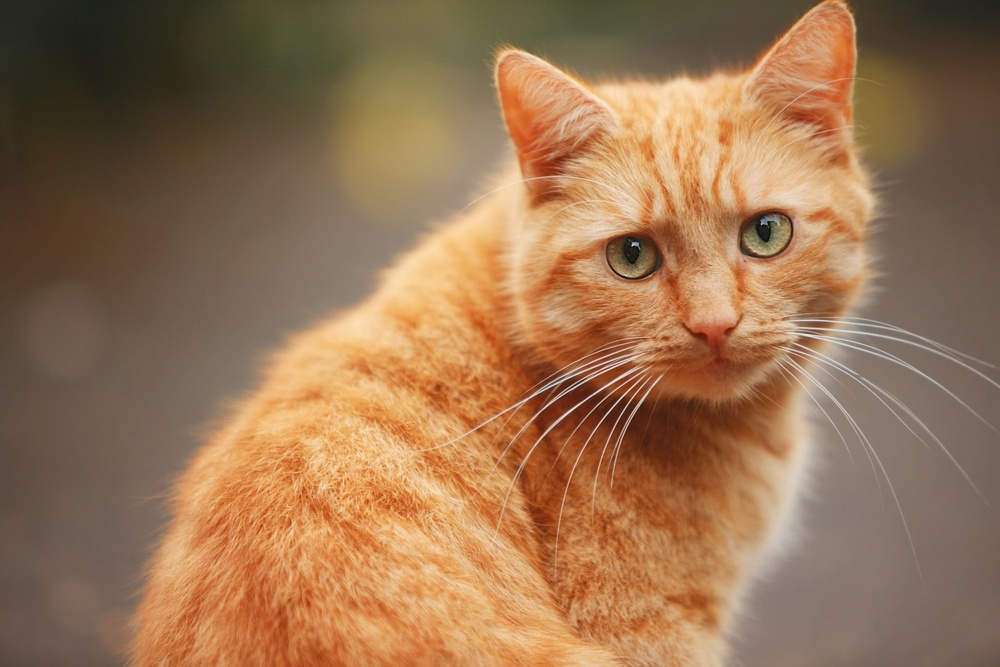
#> input picture binarization_contour/src_image.jpeg, 1000 x 667 px, shrunk from 2820 x 1880 before the run
$ jupyter execute main.ipynb
#> lines starting #> are read from the running program, lines starting #| are printed output that depends on the picture; after the words box and inside, x2 and y2 are one past the last pixel; in counts of white or black regions, pixels touching at a corner belong together
[cell 1]
# задание:
# найти контуры на бинаризированном изображении

[cell 2]
import cv2

src_image = cv2.imread('src_image.jpeg')
#> src_image is the input picture: shape (667, 1000, 3); mean B, G, R 82.7, 115.2, 152.1
src_image = cv2.cvtColor(src_image, cv2.COLOR_BGR2GRAY)
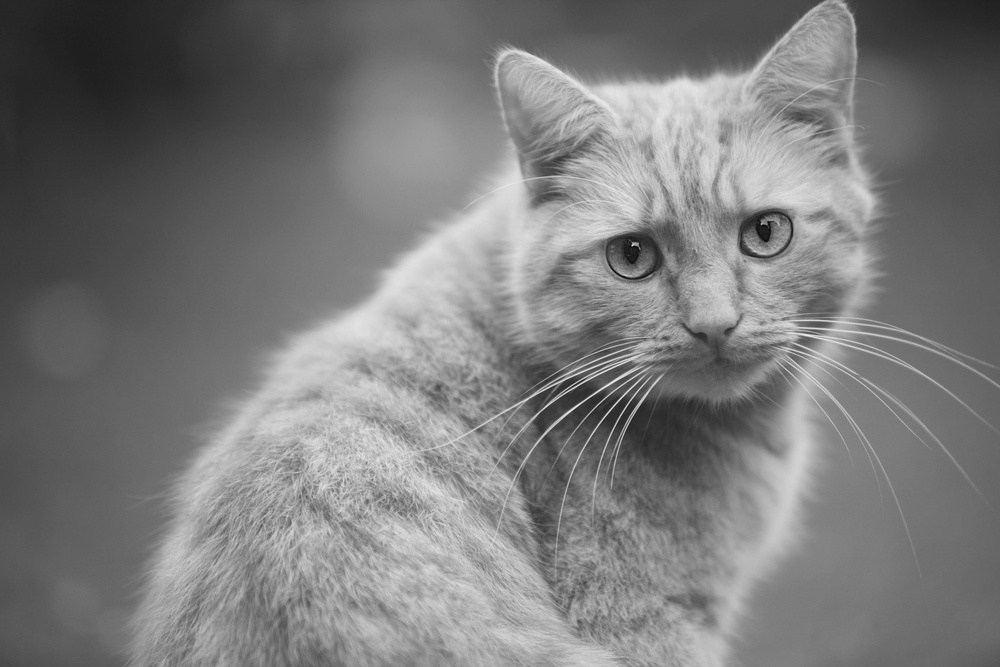
#> src_image: shape (667, 1000); min 6, max 240, mean 122.6

threshold_1 = 127
threshold_2 = 255

_, bin_image = cv2.threshold(src_image, threshold_1, threshold_2, cv2.THRESH_BINARY)
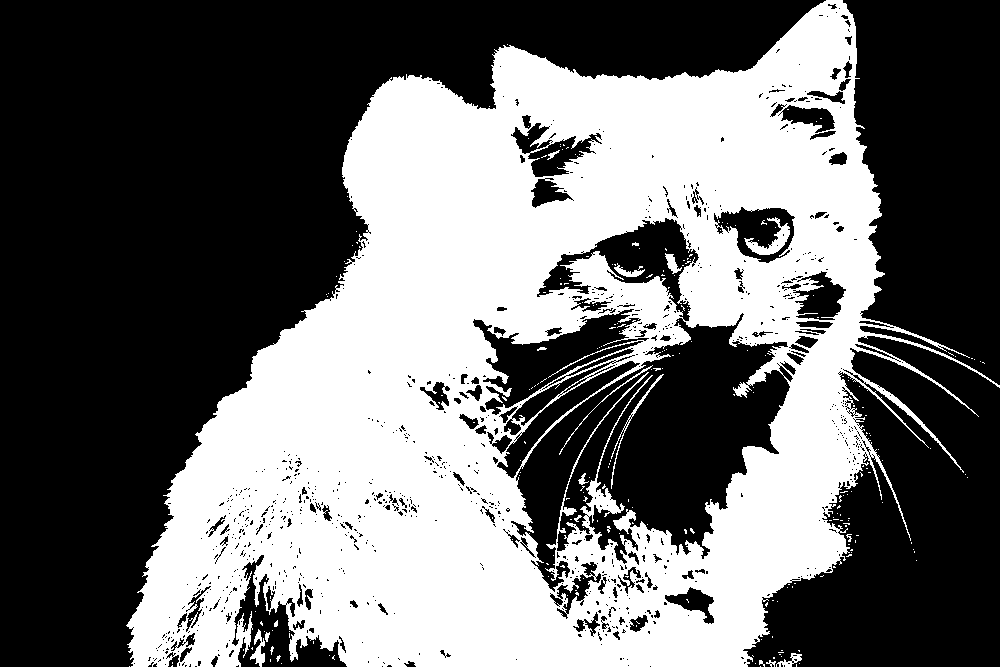
#> bin_image: shape (667, 1000); 42.4% white; 248 white regions (230 under 20 px)

contours, _ = cv2.findContours(bin_image, cv2.RETR_EXTERNAL, cv2.CHAIN_APPROX_SIMPLE)
#> contours = 112 contours, 108 with area under 20; largest, box (x1, y1, x2, y2) and area: (126, 0, 1000, 667) 350132, (250, 629, 265, 667) 192, (776, 653, 802, 667) 122, (265, 632, 270, 642) 21

result_image = cv2.cvtColor(bin_image, cv2.COLOR_GRAY2BGR)
#> result_image: shape (667, 1000, 3); 42.4% white; 248 white regions (230 under 20 px), largest, box (x1, y1, x2, y2) and area: (126, 0, 1000, 667) 280224, (744, 217, 790, 255) 578, (611, 374, 664, 489) 289
result_image = cv2.drawContours(result_image, contours, -1, (0, 255, 0), 2)
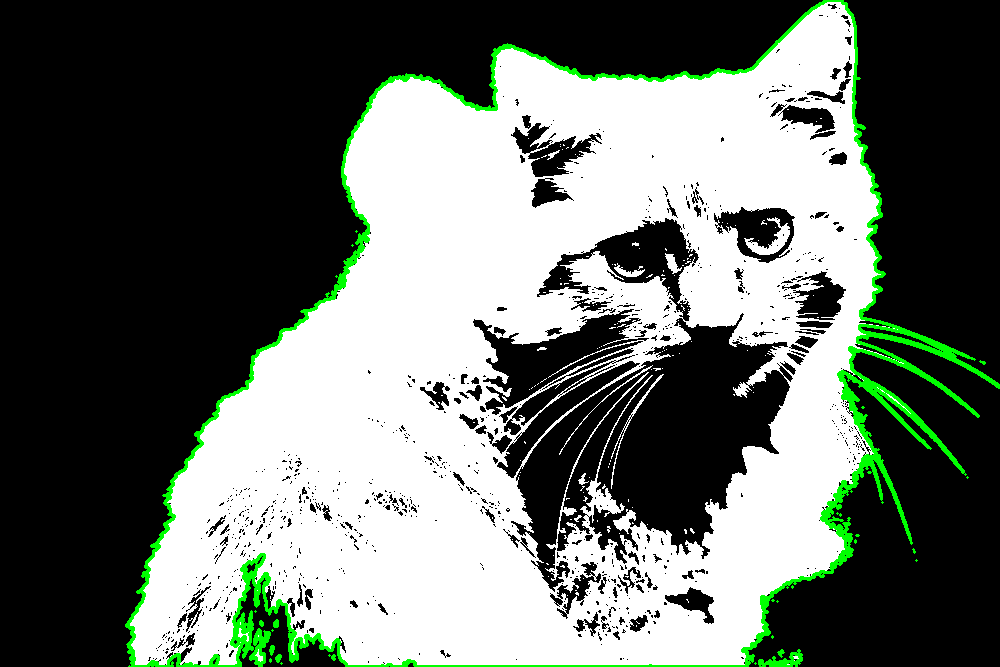
#> result_image: shape (667, 1000, 3); mean B, G, R 103.8, 111.2, 103.8
cv2.imwrite('result_image.jpeg', result_image)
#> Out = True
